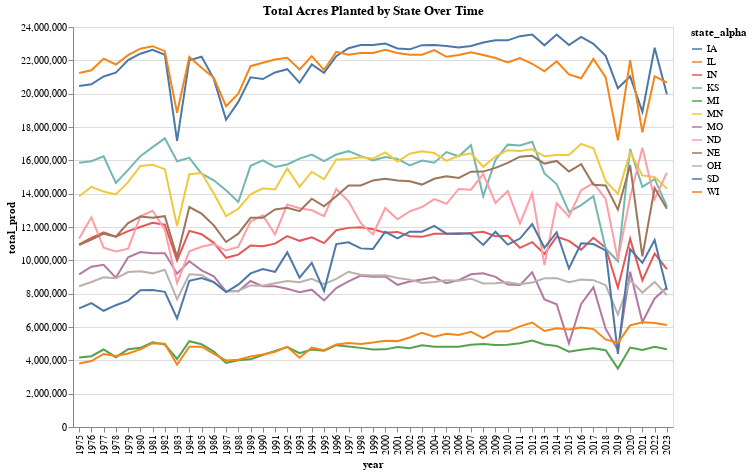

Notebook code for this chart:
### Markdown cell above
### Aggregated by State

### Code cell
db_name = 'field_crops.db'
table = 'midwest_area_planted_cleaned'

query = f"""
Select 
    state_alpha,
    year, 
    sum(value) as total_prod
from {table} 
where short_desc != 'CORN, SILAGE - PRODUCTION, MEASURED IN TONS'
and asd_code != 99
and county_ansi != ""
and year >= 1975
group by 
    state_alpha, year
"""

conn = sqlite3.connect(db_name) 
result = pd.read_sql(query, conn)

# Create the Altair line chart
chart = alt.Chart(result).mark_line().encode(
    x='year:O',  # Treat 'year' as an ordinal value (categorical)
    y='total_prod:Q',
    color='state_alpha:N'        
    ).properties(
        title='Total Acres Planted by State Over Time',
        width=600,
        height=400
    )
chart

### Figure 1 — Vega-Lite specification as saved in the notebook (floating-point values rounded to 4 significant figures; data arrays with more than 128 entries replaced by an {"elided": "..."} marker saying what was removed)
{"config": {"view": {"continuousWidth": 300, "continuousHeight": 300}}, "data": {"name": "data-57cc8649fd004138ee49077ec0df1f2d"}, "mark": {"type": "line"}, "encoding": {"color": {"field": "state_alpha", "type": "nominal"}, "x": {"field": "year", "type": "ordinal"}, "y": {"field": "total_prod", "type": "quantitative"}}, "height": 400, "title": "Total Acres Planted by State Over Time", "width": 600, "$schema": "https://vega.github.io/schema/vega-lite/v5.20.1.json", "datasets": {"data-57cc8649fd004138ee49077ec0df1f2d": {"elided": "588 records"}}}
